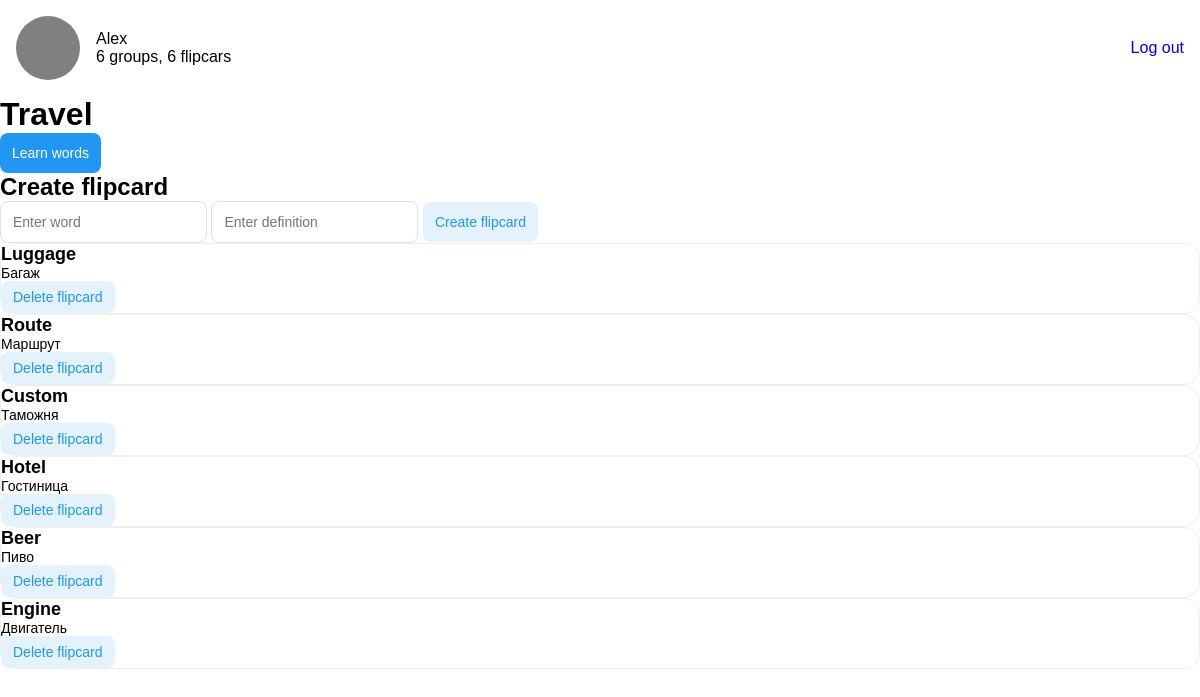
Page /group/Travel (signed in) on the committed database.
### tables this page shows
CREATE TABLE users (
    id INTEGER,
    user_id TEXT,
    password TEXT,
    PRIMARY KEY(id)
);

CREATE TABLE groups (
    id INTEGER,
    user_id INTEGER,
    group_name TEXT,
    PRIMARY KEY(id),
    FOREIGN KEY(user_id) REFERENCES users(id)
);

CREATE TABLE words (
    id INTEGER,
    group_id INTEGER,
    word TEXT,
    definition TEXT,
    curve INTEGER,
    PRIMARY KEY(id),
    FOREIGN KEY(group_id) REFERENCES groups(id)
);

### app.py (the view)
@app.route('/group/<group_name>', methods=['GET', 'POST'])
@login_required
def group(group_name):
    global correct
    correct = 0
    if request.method == 'POST':
        word = request.form.get('word')
        definition = request.form.get('definition')
        if not word or not definition:
            return render_template('error.html', error_type='Empty flipcard', error_message='Empty word or definition')
        group = Group.load_group(group_name, session['user_id'])
        Flipcard.new(group.id, word, definition)
        return redirect(f'/group/{group_name}')
    else:
        group = Group.load_group(group_name, session['user_id'])
        flipcards = Flipcard.load(group.id)
        userdata = User.get(session['user_id'])
        return render_template('group.html', group=group, flipcards=flipcards, userdata=userdata)

### app.py (called while the page is built)
def login_required(f):
    @wraps(f)
    def decorated_function(*args, **kwargs):
        if session.get("user_id") is None:
            return redirect("/login")
        return f(*args, **kwargs)
    return decorated_function

@app.after_request
def after_request(response):
    response.headers['Cache-Control'] = 'no-cache, no-store, must-revalidte'
    response.headers['Expires'] = 0
    response.headers['Pragma'] = 'no-cache'
    return response

### flipcard.py (called while the page is built)
    @classmethod
    def load(cls, user_id):
        rows = db.execute('SELECT id, group_name FROM groups WHERE user_id = ?', user_id)
        groups = list()
        for row in rows:
            group = cls(row['id'], row['group_name'])
            groups.append(group)
        return groups

    @classmethod
    def load_group(cls, name, user):
        rows = db.execute('SELECT id FROM groups WHERE user_id = ? AND group_name = ?', user, name)
        if len(rows) == 0:
            return None
        return cls(rows[0]['id'], name)

    @classmethod
    def load(cls, group_id):
        rows = db.execute('SELECT * FROM words WHERE group_id = ?', group_id)
        flipcards = list()
        for row in rows:
            flipcard = cls(row['id'], group_id, row['word'], row['definition'], row['curve'])
            flipcards.append(flipcard)
        return flipcards

    @classmethod
    def get(cls, id):
        all_groups = Group.load(id)
        all_flipcards = []
        for group in all_groups:
            flipcards = Flipcard.load(group.id)
            for flipcard in flipcards:
                all_flipcards.append(flipcard)
        username = db.execute('SELECT user_id FROM users WHERE id = ?', id)
        username = str(username[0]['user_id']).capitalize()
        return cls(id, username, all_groups, all_flipcards)

### templates/group.html (shortened to what this page needs)
{% extends 'layout.html' %}
{% block body %}
    <h1>{{ group.name }}</h1>
    <form action='/answers' method='get'>
        <button class="large main" type=submit>Learn words</button>
    </form>
    <div class='card grey'>
        <h2>Create flipcard</h2>
        <form action='/group/{{ group.name }}' method='post'>
            <input class='large' autofocus autocomplete='off' name='word' placeholder='Enter word' type='text'>
            <input class='large' autocomplete='off' name='definition' placeholder='Enter definition' type='text'>
            <button class='large settings' type='submit'>Create flipcard</button>
        </form>
    </div>
    {% for flipcard in flipcards %}
        <div class="card white">
            <h3>{{ flipcard.word }}</h3>
            <p>{{ flipcard.definition }}</p>
            <form action='/delete_flipcard' method='post'>
                <button class='small settings' type='submit'>Delete flipcard</button>
            </form>
        </div>
    {% endfor %}
{% endblock %}

### templates/layout.html (shortened to what this page needs)
<!DOCTYPE = html>
<html>
    <head>
        <link rel="stylesheet" type="text/css" href="/static/style.css">
    </head>
    <body>
            {% if session['user_id'] %}
            <nav>
                <div class='userdata'>
                    <div>
                        <a href='/'>
                            <div class='circle'></div>
                        </a>
                    </div>
                    <div>
                        <div>{{ userdata.username }}</div>
                        <div class='usergroups'>
                            <div>{{ userdata.groups|length }} groups,&nbsp;</div>
                            <div>{{ userdata.flipcards|length }} flipcars</div>
                        </div>
                    </div>
                </div>
                <div>
                    <a href='/logout'>Log out</a>
                </div>
            </nav>
            {% endif %}
        {% block body %}{% endblock %}
    </body>
</html>

### static/style.css (style rules this page uses)
*, *::before, *::after { margin: 0; padding: 0; box-sizing: border-box; }
:root { --color-bg-primary: #ffffff; --color-light-green: #F6FFF7; --color-button-primary: #2196F3; --color-button-secondary: #E3F2FD; --border-radius-small: 8px; --border-radius-normal: 16px; --font-small: 14px; font-family: 'Helvetica'; }
a { margin: 0; padding: 0; text-decoration: none; }
h1 { font-size: 32px; color: black; }
h2 { font-size: 24px; color: black; }
h3 { font-size: 18px; color: black; }
p { font-size: var(--font-small); }
.card { border-radius: var(--border-radius-normal); box-sizing: border-box; }
.card.white { background-color: var(--color-bg-primary); border: 1px solid #EFEFEC; }
input { border: 1px solid #E0E0E0; border-radius: var(--border-radius-small); font-size: var(--font-small); }
input.large { padding: 12px; }
button { border: 0px; border-radius: var(--border-radius-small); font-size: var(--font-small); }
button.small { padding: 8px 12px; }
button.large { padding: 12px; }
button.main { background-color: var(--color-button-primary, blue); color: white; }
button.settings { background-color: var(--color-button-secondary, blue); color: #2196F3; }
nav { display: flex; justify-content: space-between; align-items: center; margin: 16px; }
nav .circle { width: 64px; height: 64px; background-color: grey; border-radius: 100px; margin-right: 16px; }
nav .userdata { display: flex; align-items: center; }
nav .usergroups { display: flex; }

### rows in the picture
users: username "Alex"
groups: name "Travel"
words: word "Luggage", definition "Багаж"
words: word "Route", definition "Маршрут"
words: word "Custom", definition "Таможня"
words: word "Hotel", definition "Гостиница"
words: word "Beer", definition "Пиво"
words: word "Engine", definition "Двигатель"

### other values in the picture
{{ userdata.groups|length }} "6"
{{ userdata.flipcards|length }} "6"
